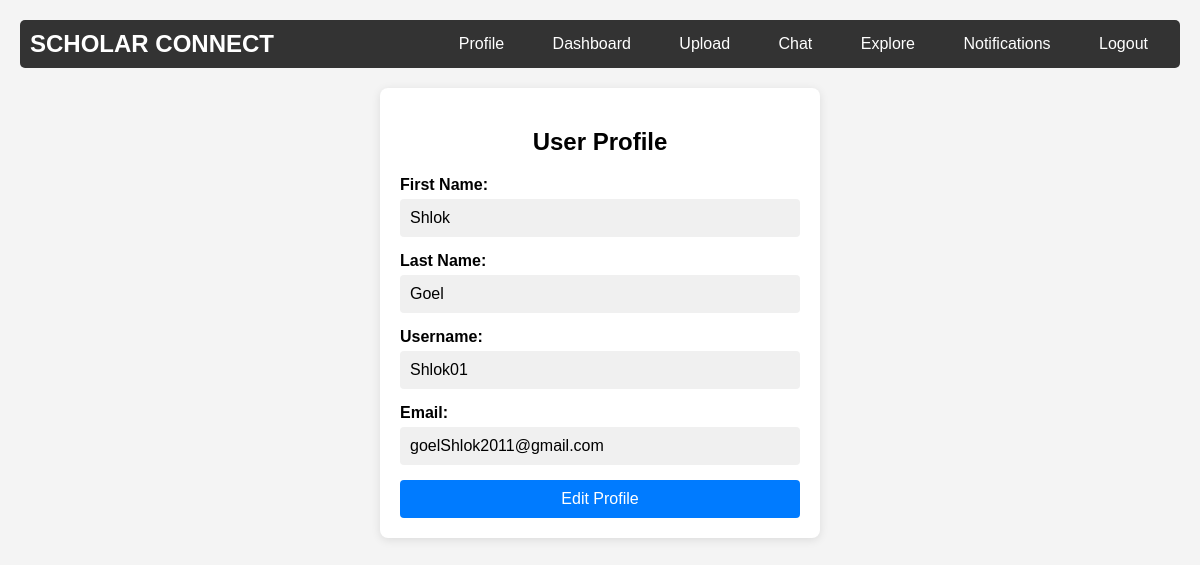
The page /profile (signed in) on the database its author committed.
### app.py (models this page shows, shortened)
class User(db.Model, UserMixin):
    id = db.Column(db.Integer, primary_key=True)
    first_name = db.Column(db.String(50), nullable=False)
    last_name = db.Column(db.String(50), nullable=False)
    username = db.Column(db.String(50), unique=True, nullable=False)
    email = db.Column(db.String(100), unique=True, nullable=False)
    password = db.Column(db.String(100), nullable=False)

### app.py (the view)
@app.route('/profile')
@login_required
def profile():
    return render_template('profile.html', user=current_user)

### app.py (called while the page is built)
@login_manager.user_loader
def load_user(user_id):
    return User.query.get(int(user_id))

### templates/profile.html (shortened to what this page needs)
<!DOCTYPE html>
<html lang="en">
<head>
    <link rel="stylesheet" href="https://cdnjs.cloudflare.com/ajax/libs/font-awesome/6.0.0/css/all.min.css">
</head>
<body>
    <nav>
        <div class="logo">SCHOLAR CONNECT</div>
        <div>
            <a href="{{ url_for('profile') }}">Profile</a>
            <a href="{{ url_for('dashboard') }}">Dashboard</a>
            <a href="{{ url_for('upload') }}">Upload</a>
            <a href="{{ url_for('chats') }}">Chat</a>
            <a href="{{ url_for('explore') }}">Explore</a>
            <a href="{{ url_for('notifications_page') }}">Notifications</a>
            <a href="{{ url_for('logout') }}">Logout</a>
        </div>
    </nav>
    <div class="container">
        <h2>User Profile</h2>
        <div class="profile-info">
            <label for="first_name">First Name:</label>
            <p id="first_name">{{ user.first_name }}</p>
        </div>
        <div class="profile-info">
            <label for="last_name">Last Name:</label>
            <p id="last_name">{{ user.last_name }}</p>
        </div>
        <div class="profile-info">
            <label for="username">Username:</label>
            <p id="username">{{ user.username }}</p>
        </div>
        <div class="profile-info">
            <label for="email">Email:</label>
            <p id="email">{{ user.email }}</p>
        </div>
        <div class="edit-link">
            <button onclick="window.location.href='/edit_profile'">Edit Profile</button>
        </div>
    </div>
</body>
</html>

### templates/profile.html (style rules this page uses)
body { font-family: Arial, sans-serif; background-color: #f4f4f4; margin: 0; padding: 20px; }
nav { background-color: #333; padding: 10px; border-radius: 5px; margin-bottom: 20px; display: flex; justify-content: space-between; align-items: center; }
nav a { color: white; margin: 0 10px; text-decoration: none; padding: 8px 12px; border-radius: 4px; }
.logo { color: white; font-size: 24px; font-weight: bold; margin-right: auto; }
.container { max-width: 400px; margin: 0 auto; background: white; padding: 20px; border-radius: 8px; box-shadow: 0 2px 10px rgba(0, 0, 0, 0.1); }
h2 { text-align: center; }
.profile-info { margin-bottom: 15px; }
.profile-info label { font-weight: bold; }
.profile-info p { margin: 5px 0 15px; padding: 10px; background-color: #f0f0f0; border-radius: 4px; }
.edit-link { text-align: center; margin-top: 15px; }
button { width: 100%; padding: 10px; background-color: #007bff; border: none; color: white; font-size: 16px; border-radius: 4px; cursor: pointer; }

### rows shown on the page
User: first_name "Shlok", last_name "Goel", username "Shlok01", email "goelShlok2011@gmail.com"
